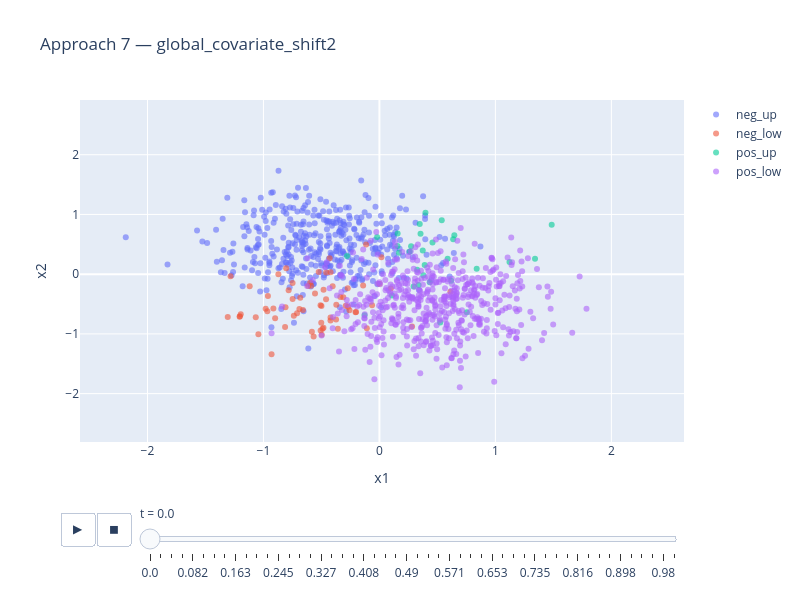

Notebook source saved alongside this figure:
### Code cell
plot_dataset(
    "data/global_covariate_shift2.csv",
    "Approach 7 — global_covariate_shift2",
).show()

### Figure 1 — Plotly figure (JSON) as saved in the notebook; plotly's stock layout.template omitted (floating-point values rounded to 4 significant figures; data arrays with more than 128 entries replaced by an {"elided": "..."} marker saying what was removed)
{"data": [{"hovertemplate": "blob=neg_up<br>t_frame=0.0<br>x1=%{x}<br>x2=%{y}<extra></extra>", "legendgroup": "neg_up", "marker": {"color": "#636efa", "opacity": 0.6, "size": 6, "symbol": "circle"}, "mode": "markers", "name": "neg_up", "orientation": "v", "showlegend": true, "type": "scatter", "x": {"elided": "399 float values"}, "xaxis": "x", "y": {"elided": "399 float values"}, "yaxis": "y"}, {"hovertemplate": "blob=neg_low<br>t_frame=0.0<br>x1=%{x}<br>x2=%{y}<extra></extra>", "legendgroup": "neg_low", "marker": {"color": "#EF553B", "opacity": 0.6, "size": 6, "symbol": "circle"}, "mode": "markers", "name": "neg_low", "orientation": "v", "showlegend": true, "type": "scatter", "x": [-0.4293, -0.7828, -0.6828, -0.8712, -0.4213, -1.066, -0.8992, -0.8097, -0.5077, -0.7484, -0.1084, -0.4996, -0.2905, -0.507, -0.4903, -0.2694, -0.4822, -0.1405, -0.1147, -0.5235, -0.5554, -0.3366, -0.2056, -0.4817, 0.2817, -1.308, -0.4598, -0.4588, -0.0635, -0.71, -0.6593, -1.203, -0.69, -0.6137, -0.7379, -0.2576, -0.4032, -0.3113, -0.5879, -0.4215, -0.5674, -0.93, -0.8041, -0.7489, -0.5015, 0.0985, -1.283, -0.9807, -0.2012, 0.000407, -1.205, -0.3739, -0.5967, -0.3583, -0.4219, -1.043, -0.3717, -0.4976, -0.5823, -0.9143, -1.119, 0.6122, -0.9664, -1.196, -0.2731, -0.9614, 0.01716, -0.8134], "xaxis": "x", "y": [0.2663, -0.2672, -0.3951, -0.001302, 0.03319, -0.7207, -0.7379, -0.5539, -0.5183, -0.4162, -0.9035, -0.5331, -0.5286, -0.9432, -0.9123, -0.5462, -0.8986, -0.1904, 0.4961, 0.03818, -0.3238, -0.3817, -0.6359, -0.2606, -0.8767, -0.7165, -0.4217, 0.02896, -0.522, -0.6547, -0.6009, -0.7062, -0.5845, -0.1995, -0.6961, -0.6052, -0.2007, -0.3881, -0.195, -0.7258, -1.045, -1.342, 0.09727, -0.1478, -0.8133, -0.2396, -0.03427, -0.5796, -0.6341, -0.1596, -0.7113, -0.7571, -0.1423, -0.9117, -0.7738, -1.005, -0.5126, -1.013, -0.9638, -0.5738, -0.2007, -0.2948, -0.6213, -0.6689, -0.2364, -0.3662, 0.2849, -0.8865], "yaxis": "y"}, {"hovertemplate": "blob=pos_up<br>t_frame=0.0<br>x1=%{x}<br>x2=%{y}<extra></extra>", "legendgroup": "pos_up", "marker": {"color": "#00cc96", "opacity": 0.6, "size": 6, "symbol": "circle"}, "mode": "markers", "name": "pos_up", "orientation": "v", "showlegend": true, "type": "scatter", "x": [0.5243, 0.2625, 0.2946, 0.3902, 0.8388, 0.3737, 0.7538, 0.3477, 0.3382, 0.6461, 0.379, 0.1688, 0.1084, 0.156, 0.2732, 0.5374, 1.486, -0.128, 0.4578, -0.01961, 0.157, 0.3544, -0.2796, 0.4335, 1.342, 1.122, 0.3972, 0.6359, 0.6189, 0.3258, 0.5883], "xaxis": "x", "y": [-0.8095, 0.3788, -0.2083, 0.1527, 0.08925, 0.3958, -0.6386, 0.8397, -0.1829, 0.6506, -0.01868, 0.3597, -0.3587, 0.4724, 0.4662, 0.901, 0.8273, -0.6882, 0.5319, 0.6217, 0.6801, 0.6778, 0.3039, -0.1372, 0.2582, 0.2029, 1.029, 0.5859, -0.111, 0.07226, 0.2567], "yaxis": "y"}, {"hovertemplate": "blob=pos_low<br>t_frame=0.0<br>x1=%{x}<br>x2=%{y}<extra></extra>", "legendgroup": "pos_low", "marker": {"color": "#ab63fa", "opacity": 0.6, "size": 6, "symbol": "circle"}, "mode": "markers", "name": "pos_low", "orientation": "v", "showlegend": true, "type": "scatter", "x": {"elided": "502 float values"}, "xaxis": "x", "y": {"elided": "502 float values"}, "yaxis": "y"}], "layout": {"height": 600, "legend": {"title": {"text": ""}, "tracegroupgap": 0}, "sliders": [{"active": 0, "currentvalue": {"prefix": "t = "}, "len": 0.9, "pad": {"b": 10, "t": 60}, "steps": [{"args": [["0.0"], {"frame": {"duration": 0, "redraw": false}, "fromcurrent": true, "mode": "immediate", "transition": {"duration": 0, "easing": "linear"}}], "label": "0.0", "method": "animate"}, {"args": [["0.02"], {"frame": {"duration": 0, "redraw": false}, "fromcurrent": true, "mode": "immediate", "transition": {"duration": 0, "easing": "linear"}}], "label": "0.02", "method": "animate"}, {"args": [["0.041"], {"frame": {"duration": 0, "redraw": false}, "fromcurrent": true, "mode": "immediate", "transition": {"duration": 0, "easing": "linear"}}], "label": "0.041", "method": "animate"}, {"args": [["0.061"], {"frame": {"duration": 0, "redraw": false}, "fromcurrent": true, "mode": "immediate", "transition": {"duration": 0, "easing": "linear"}}], "label": "0.061", "method": "animate"}, {"args": [["0.082"], {"frame": {"duration": 0, "redraw": false}, "fromcurrent": true, "mode": "immediate", "transition": {"duration": 0, "easing": "linear"}}], "label": "0.082", "method": "animate"}, {"args": [["0.102"], {"frame": {"duration": 0, "redraw": false}, "fromcurrent": true, "mode": "immediate", "transition": {"duration": 0, "easing": "linear"}}], "label": "0.102", "method": "animate"}, {"args": [["0.122"], {"frame": {"duration": 0, "redraw": false}, "fromcurrent": true, "mode": "immediate", "transition": {"duration": 0, "easing": "linear"}}], "label": "0.122", "method": "animate"}, {"args": [["0.143"], {"frame": {"duration": 0, "redraw": false}, "fromcurrent": true, "mode": "immediate", "transition": {"duration": 0, "easing": "linear"}}], "label": "0.143", "method": "animate"}, {"args": [["0.163"], {"frame": {"duration": 0, "redraw": false}, "fromcurrent": true, "mode": "immediate", "transition": {"duration": 0, "easing": "linear"}}], "label": "0.163", "method": "animate"}, {"args": [["0.184"], {"frame": {"duration": 0, "redraw": false}, "fromcurrent": true, "mode": "immediate", "transition": {"duration": 0, "easing": "linear"}}], "label": "0.184", "method": "animate"}, {"args": [["0.204"], {"frame": {"duration": 0, "redraw": false}, "fromcurrent": true, "mode": "immediate", "transition": {"duration": 0, "easing": "linear"}}], "label": "0.204", "method": "animate"}, {"args": [["0.224"], {"frame": {"duration": 0, "redraw": false}, "fromcurrent": true, "mode": "immediate", "transition": {"duration": 0, "easing": "linear"}}], "label": "0.224", "method": "animate"}, {"args": [["0.245"], {"frame": {"duration": 0, "redraw": false}, "fromcurrent": true, "mode": "immediate", "transition": {"duration": 0, "easing": "linear"}}], "label": "0.245", "method": "animate"}, {"args": [["0.265"], {"frame": {"duration": 0, "redraw": false}, "fromcurrent": true, "mode": "immediate", "transition": {"duration": 0, "easing": "linear"}}], "label": "0.265", "method": "animate"}, {"args": [["0.286"], {"frame": {"duration": 0, "redraw": false}, "fromcurrent": true, "mode": "immediate", "transition": {"duration": 0, "easing": "linear"}}], "label": "0.286", "method": "animate"}, {"args": [["0.306"], {"frame": {"duration": 0, "redraw": false}, "fromcurrent": true, "mode": "immediate", "transition": {"duration": 0, "easing": "linear"}}], "label": "0.306", "method": "animate"}, {"args": [["0.327"], {"frame": {"duration": 0, "redraw": false}, "fromcurrent": true, "mode": "immediate", "transition": {"duration": 0, "easing": "linear"}}], "label": "0.327", "method": "animate"}, {"args": [["0.347"], {"frame": {"duration": 0, "redraw": false}, "fromcurrent": true, "mode": "immediate", "transition": {"duration": 0, "easing": "linear"}}], "label": "0.347", "method": "animate"}, {"args": [["0.367"], {"frame": {"duration": 0, "redraw": false}, "fromcurrent": true, "mode": "immediate", "transition": {"duration": 0, "easing": "linear"}}], "label": "0.367", "method": "animate"}, {"args": [["0.388"], {"frame": {"duration": 0, "redraw": false}, "fromcurrent": true, "mode": "immediate", "transition": {"duration": 0, "easing": "linear"}}], "label": "0.388", "method": "animate"}, {"args": [["0.408"], {"frame": {"duration": 0, "redraw": false}, "fromcurrent": true, "mode": "immediate", "transition": {"duration": 0, "easing": "linear"}}], "label": "0.408", "method": "animate"}, {"args": [["0.429"], {"frame": {"duration": 0, "redraw": false}, "fromcurrent": true, "mode": "immediate", "transition": {"duration": 0, "easing": "linear"}}], "label": "0.429", "method": "animate"}, {"args": [["0.449"], {"frame": {"duration": 0, "redraw": false}, "fromcurrent": true, "mode": "immediate", "transition": {"duration": 0, "easing": "linear"}}], "label": "0.449", "method": "animate"}, {"args": [["0.469"], {"frame": {"duration": 0, "redraw": false}, "fromcurrent": true, "mode": "immediate", "transition": {"duration": 0, "easing": "linear"}}], "label": "0.469", "method": "animate"}, {"args": [["0.49"], {"frame": {"duration": 0, "redraw": false}, "fromcurrent": true, "mode": "immediate", "transition": {"duration": 0, "easing": "linear"}}], "label": "0.49", "method": "animate"}, {"args": [["0.51"], {"frame": {"duration": 0, "redraw": false}, "fromcurrent": true, "mode": "immediate", "transition": {"duration": 0, "easing": "linear"}}], "label": "0.51", "method": "animate"}, {"args": [["0.531"], {"frame": {"duration": 0, "redraw": false}, "fromcurrent": true, "mode": "immediate", "transition": {"duration": 0, "easing": "linear"}}], "label": "0.531", "method": "animate"}, {"args": [["0.551"], {"frame": {"duration": 0, "redraw": false}, "fromcurrent": true, "mode": "immediate", "transition": {"duration": 0, "easing": "linear"}}], "label": "0.551", "method": "animate"}, {"args": [["0.571"], {"frame": {"duration": 0, "redraw": false}, "fromcurrent": true, "mode": "immediate", "transition": {"duration": 0, "easing": "linear"}}], "label": "0.571", "method": "animate"}, {"args": [["0.592"], {"frame": {"duration": 0, "redraw": false}, "fromcurrent": true, "mode": "immediate", "transition": {"duration": 0, "easing": "linear"}}], "label": "0.592", "method": "animate"}, {"args": [["0.612"], {"frame": {"duration": 0, "redraw": false}, "fromcurrent": true, "mode": "immediate", "transition": {"duration": 0, "easing": "linear"}}], "label": "0.612", "method": "animate"}, {"args": [["0.633"], {"frame": {"duration": 0, "redraw": false}, "fromcurrent": true, "mode": "immediate", "transition": {"duration": 0, "easing": "linear"}}], "label": "0.633", "method": "animate"}, {"args": [["0.653"], {"frame": {"duration": 0, "redraw": false}, "fromcurrent": true, "mode": "immediate", "transition": {"duration": 0, "easing": "linear"}}], "label": "0.653", "method": "animate"}, {"args": [["0.673"], {"frame": {"duration": 0, "redraw": false}, "fromcurrent": true, "mode": "immediate", "transition": {"duration": 0, "easing": "linear"}}], "label": "0.673", "method": "animate"}, {"args": [["0.694"], {"frame": {"duration": 0, "redraw": false}, "fromcurrent": true, "mode": "immediate", "transition": {"duration": 0, "easing": "linear"}}], "label": "0.694", "method": "animate"}, {"args": [["0.714"], {"frame": {"duration": 0, "redraw": false}, "fromcurrent": true, "mode": "immediate", "transition": {"duration": 0, "easing": "linear"}}], "label": "0.714", "method": "animate"}, {"args": [["0.735"], {"frame": {"duration": 0, "redraw": false}, "fromcurrent": true, "mode": "immediate", "transition": {"duration": 0, "easing": "linear"}}], "label": "0.735", "method": "animate"}, {"args": [["0.755"], {"frame": {"duration": 0, "redraw": false}, "fromcurrent": true, "mode": "immediate", "transition": {"duration": 0, "easing": "linear"}}], "label": "0.755", "method": "animate"}, {"args": [["0.776"], {"frame": {"duration": 0, "redraw": false}, "fromcurrent": true, "mode": "immediate", "transition": {"duration": 0, "easing": "linear"}}], "label": "0.776", "method": "animate"}, {"args": [["0.796"], {"frame": {"duration": 0, "redraw": false}, "fromcurrent": true, "mode": "immediate", "transition": {"duration": 0, "easing": "linear"}}], "label": "0.796", "method": "animate"}, {"args": [["0.816"], {"frame": {"duration": 0, "redraw": false}, "fromcurrent": true, "mode": "immediate", "transition": {"duration": 0, "easing": "linear"}}], "label": "0.816", "method": "animate"}, {"args": [["0.837"], {"frame": {"duration": 0, "redraw": false}, "fromcurrent": true, "mode": "immediate", "transition": {"duration": 0, "easing": "linear"}}], "label": "0.837", "method": "animate"}, {"args": [["0.857"], {"frame": {"duration": 0, "redraw": false}, "fromcurrent": true, "mode": "immediate", "transition": {"duration": 0, "easing": "linear"}}], "label": "0.857", "method": "animate"}, {"args": [["0.878"], {"frame": {"duration": 0, "redraw": false}, "fromcurrent": true, "mode": "immediate", "transition": {"duration": 0, "easing": "linear"}}], "label": "0.878", "method": "animate"}, {"args": [["0.898"], {"frame": {"duration": 0, "redraw": false}, "fromcurrent": true, "mode": "immediate", "transition": {"duration": 0, "easing": "linear"}}], "label": "0.898", "method": "animate"}, {"args": [["0.918"], {"frame": {"duration": 0, "redraw": false}, "fromcurrent": true, "mode": "immediate", "transition": {"duration": 0, "easing": "linear"}}], "label": "0.918", "method": "animate"}, {"args": [["0.939"], {"frame": {"duration": 0, "redraw": false}, "fromcurrent": true, "mode": "immediate", "transition": {"duration": 0, "easing": "linear"}}], "label": "0.939", "method": "animate"}, {"args": [["0.959"], {"frame": {"duration": 0, "redraw": false}, "fromcurrent": true, "mode": "immediate", "transition": {"duration": 0, "easing": "linear"}}], "label": "0.959", "method": "animate"}, {"args": [["0.98"], {"frame": {"duration": 0, "redraw": false}, "fromcurrent": true, "mode": "immediate", "transition": {"duration": 0, "easing": "linear"}}], "label": "0.98", "method": "animate"}, {"args": [["1.0"], {"frame": {"duration": 0, "redraw": false}, "fromcurrent": true, "mode": "immediate", "transition": {"duration": 0, "easing": "linear"}}], "label": "1.0", "method": "animate"}], "x": 0.1, "xanchor": "left", "y": 0, "yanchor": "top"}], "title": {"text": "Approach 7 — global_covariate_shift2"}, "updatemenus": [{"buttons": [{"args": [null, {"frame": {"duration": 500, "redraw": false}, "fromcurrent": true, "mode": "immediate", "transition": {"duration": 500, "easing": "linear"}}], "label": "&#9654;", "method": "animate"}, {"args": [[null], {"frame": {"duration": 0, "redraw": false}, "fromcurrent": true, "mode": "immediate", "transition": {"duration": 0, "easing": "linear"}}], "label": "&#9724;", "method": "animate"}], "direction": "left", "pad": {"r": 10, "t": 70}, "showactive": false, "type": "buttons", "x": 0.1, "xanchor": "right", "y": 0, "yanchor": "top"}], "width": 800, "xaxis": {"anchor": "y", "domain": [0, 1], "range": [-2.582, 2.626], "title": {"text": "x1"}}, "yaxis": {"anchor": "x", "domain": [0, 1], "range": [-2.81, 2.916], "title": {"text": "x2"}}}}
